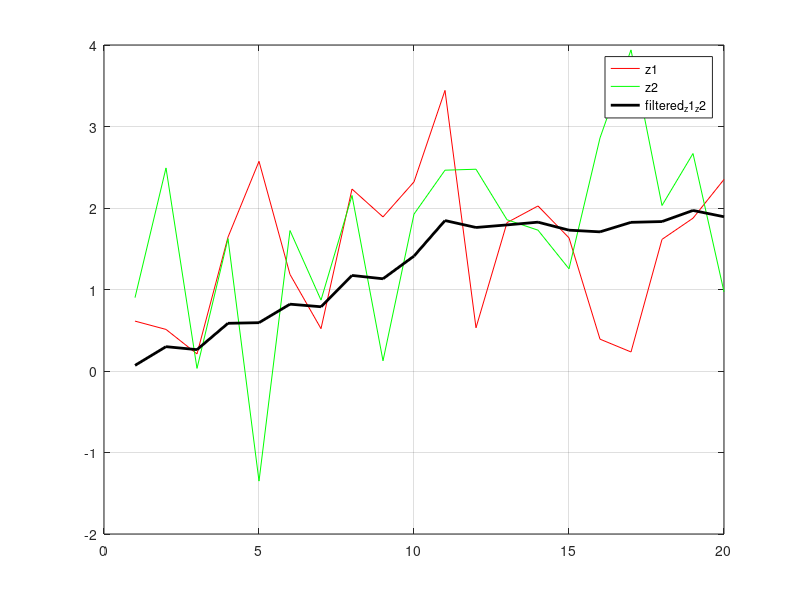
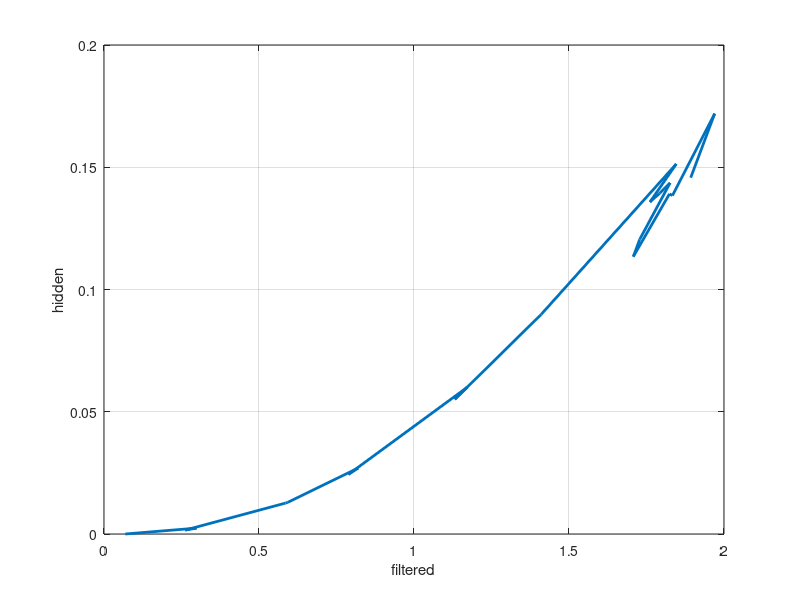

The MATLAB source for these figures, in order:
clc; clear; close all;
% vin,time,z1,z2,filter_z1_z2,filter_z1_z2_hidden_1
k=0;
data=[

k,0,0.6122,0.9002,0.0687454545,0
k,1,0.5102,2.4919,0.2985535232,0.0024061955
k,2,0.2096,0.0319,0.2619223875,0.0016044871
k,3,1.6427,1.6238,0.585435622,0.0126411614
k,4,2.5729,-1.3509,0.5928421048,0.0129474193
k,5,1.1849,1.7233,0.819984664,0.0269834484
k,6,0.5194,0.8700,0.7883182341,0.0243642335
k,7,2.2325,2.1538,1.1725572363,0.0600928687
k,8,1.8907,0.1251,1.1316697049,0.0550712816
k,9,2.3208,1.9249,1.4099850105,0.0897680428
k,10,3.4427,2.4640,1.8461471032,0.1513612156
k,11,0.5303,2.4758,1.761044214,0.1357748501
k,12,1.8205,1.8558,1.7925034655,0.1393640465
k,13,2.0250,1.7280,1.826251381,0.1436355968
k,14,1.6337,1.2541,1.7280312953,0.12049132
k,15,0.3907,2.8598,1.7073561464,0.1134371071
k,16,0.2336,3.9402,1.8241260107,0.1390942462
k,17,1.6150,2.0308,1.8337000481,0.1384280626
k,18,1.8748,2.6685,1.9699803007,0.1719409493
k,19,2.3507,0.9709,1.8926184235,0.1457452781
];

z1=data(:, 3);
z2=data(:, 4);
filtered_z1_z2=data(:, 5);
hidden=data(:, 6);

figure;
plot(z1, 'r'); hold on; grid on;
plot(z2, 'g');
plot(filtered_z1_z2, 'k', 'LineWidth',2);
legend('z1', 'z2', 'filtered_z1_z2');

figure;
plot(filtered_z1_z2, hidden, 'LineWidth',2); grid on;
title('');
xlabel('filtered');
ylabel('hidden');

